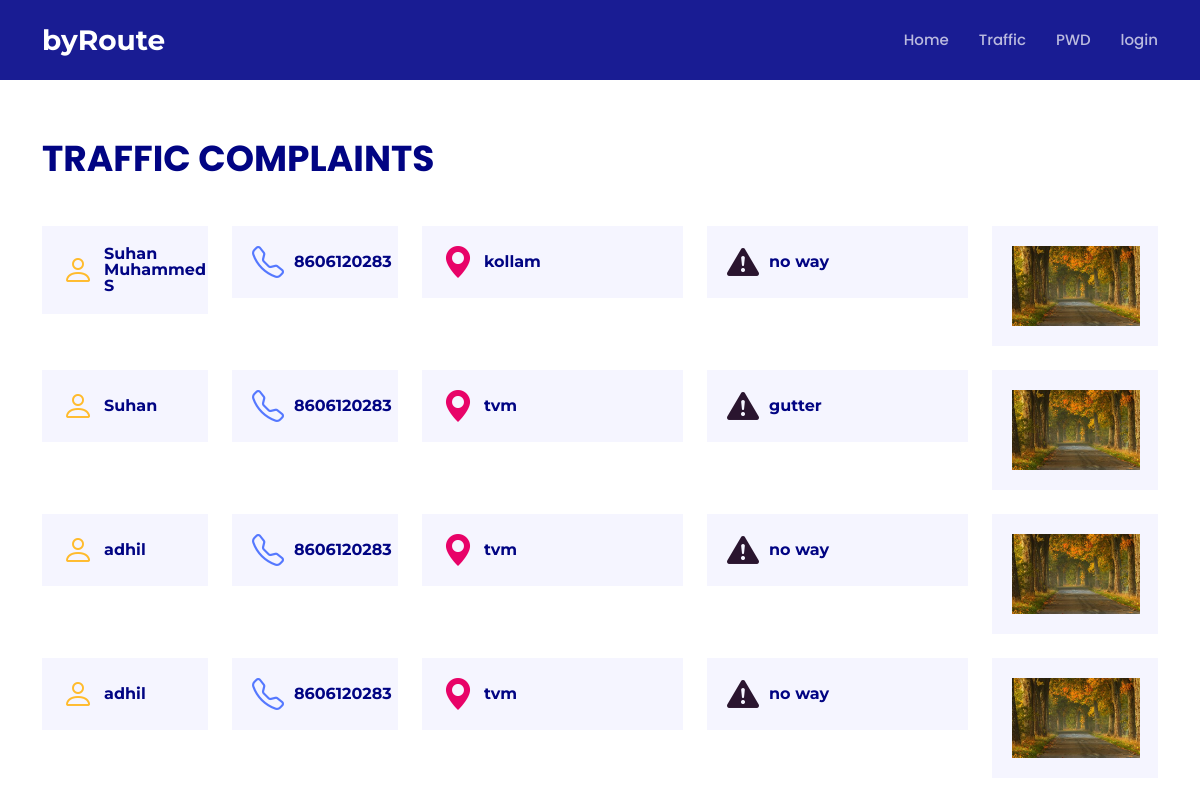
Screenshot of /traffic with the database file from the repository.
### map/models.py (models this page shows)
class traffic(models.Model):
    tname = models.CharField(max_length=150,null=False,blank=False)
    user=models.ForeignKey(User,on_delete=models.CASCADE)
    tphone =models.IntegerField(null=False,blank=False)
    tplace = models.CharField(max_length=150,null=False,blank=False)
    tissue = models.CharField(max_length=150,null=False,blank=False)
    timage=models.ImageField(null=True)
    created_at = models.DateTimeField(auto_now_add=True)

### map/views.py (the view)
# urls.py: path('traffic',views.trafficdept,name='traffic'),
def trafficdept(request):
    trafficissues= traffic.objects.all()
    context={'trafficissues':trafficissues}
    return render(request,'traffic.html',context)

### map/templates/traffic.html
{% extends 'layouts/base.html' %}
{% block content %}
{% include 'inc/nav.html' %}
<section id="features" class="features">
    <div class="container">
      <div class="section-title" data-aos="fade-up">
     <br><br>
        <p class="mt-4">Traffic Complaints</p>
      </div>
       {% for i in trafficissues%}
      <div class="row" data-aos="fade-left">
        <div class="col-lg-2 col-md-4">
          <div class="icon-box" data-aos="zoom-in" data-aos-delay="50">
            <i class="bi bi-person" style="color: #ffbb2c;"></i>
            <h3><a href="">{{i.tname}}</a></h3>
          </div>
        </div>
        <div class="col-lg-2 col-md-4 mt-4 mt-md-0">
          <div class="icon-box" data-aos="zoom-in" data-aos-delay="100">
            <i class="bi bi-telephone" style="color: #5578ff;"></i>
            <h3><a href="">{{i.tphone}}</a></h3>
          </div>
        </div>
        <div class="col-lg-3 col-md-4 mt-4 mt-md-0">
          <div class="icon-box" data-aos="zoom-in" data-aos-delay="150">
            <i class="bi bi-geo-alt-fill" style="color: #e80368;"></i>
            <h3><a href="">{{i.tplace}}</a></h3>
          </div>
        </div>
        <div class="col-lg-3 col-md-4 mt-4 mt-lg-0">
          <div class="icon-box" data-aos="zoom-in" data-aos-delay="200">
            <i class="bi bi-exclamation-triangle-fill" style="color: #2a152f;"></i>
            <h3><a href="">{{i.tissue}}</a></h3>
          </div>
        </div>
        <div class="col-lg-2 col-md-4 mt-4 mt-md-0">
            <div class="icon-box" data-aos="zoom-in" data-aos-delay="150">
              <img src="{{i.timage.url}}" height="80px" >
            </div>
          </div>
      </div>
      <br>
      {% endfor%}
    </div>
  </section>
{% endblock content %}

### map/templates/layouts/base.html (shortened to what this page needs)
{% load static%}
{% get_static_prefix as static%}
<!DOCTYPE html>
<html lang="en">
<head>
  <link href="{{static}}assets/vendor/aos/aos.css" rel="stylesheet">
  <link href="{{static}}assets/vendor/bootstrap/css/bootstrap.min.css" rel="stylesheet">
  <link href="{{static}}assets/vendor/bootstrap-icons/bootstrap-icons.css" rel="stylesheet">
  <link href="{{static}}assets/vendor/boxicons/css/boxicons.min.css" rel="stylesheet">
  <link href="{{static}}assets/vendor/glightbox/css/glightbox.min.css" rel="stylesheet">
  <link href="{{static}}assets/vendor/remixicon/remixicon.css" rel="stylesheet">
  <link href="{{static}}assets/vendor/swiper/swiper-bundle.min.css" rel="stylesheet">
  <link href="{{static}}assets/css/style.css" rel="stylesheet">
</head>
<body>
    {% block content %}
    {% endblock content %}
 <link href="https://cdnjs.cloudflare.com/ajax/libs/font-awesome/4.7.0/css/font-awesome.min.css" rel="stylesheet"/>
</body>
</html>

### map/templates/inc/nav.html (shortened to what this page needs)
  <header id="header" class="fixed-top d-flex align-items-center ">
    <div class="container d-flex align-items-center justify-content-between">
      <div class="logo">
        <h1><a href="index.html"><span>byRoute</span></a></h1>
      </div>
      <nav id="navbar" class="navbar">
        <ul>
          <li><a class="nav-link  {% if request.resolver_match.url_name == 'home' %}active{% endif %}" href="{% url 'home'%}">Home</a></li>
          <li><a class="nav-link scrollto {% if request.resolver_match.url_name == 'traffic_login' %}active{% endif %}" href="{% url 'traffic_login'%}">Traffic</a></li>
          <li><a class="nav-link scrollto {% if request.resolver_match.url_name == 'pwd_login' %}active{% endif %}" href="{% url 'pwd_login'%}">PWD</a></li>
          {% if request.user.is_authenticated  %}
         <li class="dropdown"><a href="#"><span>{{request.user}}</span> <i class="bi bi-chevron-down"></i></a>
            <ul>
              <li><a href="{% url 'logout'%}">Logout</a></li>
            </ul>
          </li>
          {% else %}
          <li><a class="nav-link scrollto {% if request.resolver_match.url_name == 'login' %}active{% endif %}" href="{% url 'login'%}">login</a></li>
          {% endif %}
         </ul>
      </nav>
    </div>
  </header>

### map/static/assets/css/style.css (style rules this page uses)
body { font-family: "Open Sans", sans-serif; color: #444444; }
a { color: #1acc8d; text-decoration: none; }
h1, h2, h3, h4, h5, h6 { font-family: "Montserrat", sans-serif; }
#header { height: 80px; transition: all 0.5s; z-index: 997; transition: all 0.5s; background: rgba(1, 4, 136, 0.9); }
#header .logo h1 { font-size: 28px; margin: 0; padding: 0; line-height: 1; font-weight: 700; }
#header .logo h1 a, #header .logo h1 a:hover { color: #fff; text-decoration: none; }
.navbar { padding: 0; }
.navbar ul { margin: 0; padding: 0; display: flex; list-style: none; align-items: center; }
.navbar li { position: relative; }
.navbar a, .navbar a:focus { display: flex; align-items: center; justify-content: space-between; padding: 10px 0 10px 30px; font-size: 15px; font-weight: 500; font-family: "Poppins", sans-serif; color: rgba(255, 255, 255, 0.7); white-space: nowrap; transition: 0.3s; }
.navbar>ul>li>a:before { content: ""; position: absolute; width: 0; height: 2px; bottom: 3px; left: 30px; background-color: #1acc8d; visibility: hidden; width: 0px; transition: all 0.3s ease-in-out 0s; }
section { padding: 60px 0; overflow: hidden; }
.section-title { padding-bottom: 40px; }
.section-title p { margin: 0; margin: 0; font-size: 36px; font-weight: 700; text-transform: uppercase; font-family: "Poppins", sans-serif; color: #010483; }
.features .icon-box { display: flex; align-items: center; padding: 20px; background: #f5f5ff; transition: ease-in-out 0.3s; }
.features .icon-box i { font-size: 32px; padding-right: 10px; line-height: 1; }
.features .icon-box h3 { font-weight: 700; margin: 0; padding: 0; line-height: 1; font-size: 16px; }
.features .icon-box h3 a { color: #010483; transition: ease-in-out 0.3s; }

### rows the page displays
traffic: tname "Suhan Muhammed S", tphone "8606120283", tplace "kollam", tissue "no way", timage (picture)
traffic: tname "Suhan", tphone "8606120283", tplace "tvm", tissue "gutter", timage (picture)
traffic: tname "adhil", tphone "8606120283", tplace "tvm", tissue "no way", timage (picture)
traffic: tname "adhil", tphone "8606120283", tplace "tvm", tissue "no way", timage (picture)
